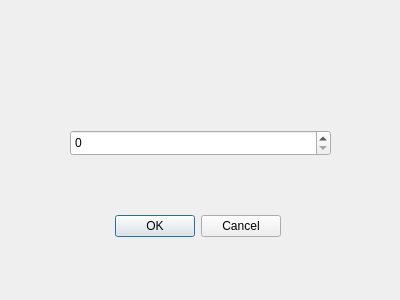
<?xml version="1.0" encoding="UTF-8"?>
<ui version="4.0">
 <class>Dialog1</class>
 <widget class="QDialog" name="Dialog1">
  <property name="geometry">
   <rect>
    <x>0</x>
    <y>0</y>
    <width>400</width>
    <height>300</height>
   </rect>
  </property>
  <property name="windowTitle">
   <string>Dialog</string>
  </property>
  <widget class="QDialogButtonBox" name="buttonBox">
   <property name="geometry">
    <rect>
     <x>-60</x>
     <y>210</y>
     <width>341</width>
     <height>32</height>
    </rect>
   </property>
   <property name="orientation">
    <enum>Qt::Horizontal</enum>
   </property>
   <property name="standardButtons">
    <set>QDialogButtonBox::Cancel|QDialogButtonBox::Ok</set>
   </property>
  </widget>
  <widget class="QSpinBox" name="spinBox">
   <property name="geometry">
    <rect>
     <x>70</x>
     <y>130</y>
     <width>261</width>
     <height>26</height>
    </rect>
   </property>
   <property name="maximum">
    <number>10000</number>
   </property>
  </widget>
 </widget>
 <resources/>
 <connections>
  <connection>
   <sender>buttonBox</sender>
   <signal>accepted()</signal>
   <receiver>Dialog1</receiver>
   <slot>accept()</slot>
   <hints>
    <hint type="sourcelabel">
     <x>248</x>
     <y>254</y>
    </hint>
    <hint type="destinationlabel">
     <x>157</x>
     <y>274</y>
    </hint>
   </hints>
  </connection>
  <connection>
   <sender>buttonBox</sender>
   <signal>rejected()</signal>
   <receiver>Dialog1</receiver>
   <slot>reject()</slot>
   <hints>
    <hint type="sourcelabel">
     <x>316</x>
     <y>260</y>
    </hint>
    <hint type="destinationlabel">
     <x>286</x>
     <y>274</y>
    </hint>
   </hints>
  </connection>
 </connections>
</ui>
